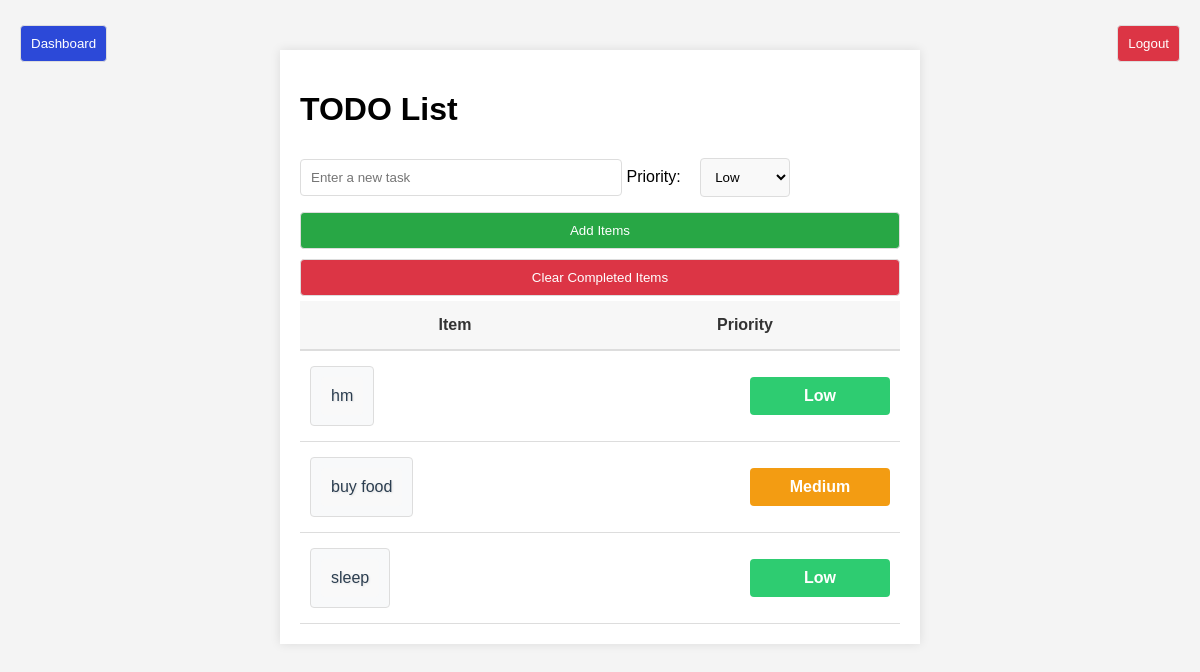
Page /index/1 on the committed database.
### models.py (models this page shows, shortened)
class Todo(db.Model):
    todo_id=db.Column(db.Integer,primary_key=True)
    title=db.Column(db.String(200))
    completed=db.Column(db.Boolean,default=False)
    user_id=db.Column(db.Integer)
    clear=db.Column(db.Boolean,default=False)
    priority =db.Column(db.String(20))

### app.py (the view)
@app.route('/index/<int:user_id>')
def index(user_id):
    todos = Todo.query.filter_by(user_id=user_id).filter_by(clear=False).all()
    return render_template('index.html', todos=todos,user_id=user_id)

### templates/index.html (shortened to what this page needs)
{% extends 'base.html' %}
{% block content %}
<h1>TODO List</h1>
<form action="{{ url_for('add_todo' , user_id=user_id) }}" method="POST">
    <input type="text" name="title" placeholder="Enter a new task" autofocus>
    <label for="priority">Priority:</label>
    <select name="priority" class="priority-dropdown">
        <option value="Low">Low</option>
    </select>
    <button type="submit" class ="add">Add Items</button>
</form>
<a href="{{ url_for('clear_all',user_id=user_id) }}"><button class="clear">Clear Completed Items</button></a>
<ul class="todo-list">
    <li class="todo-header">
        <div class="header-item">Item</div>
        <div class="header-priority">Priority</div>
    </li>
    {% for todo in todos %}
    <li class="todo-item">
        <a href="{{ url_for('complete_todo', todo_id=todo.todo_id, user_id=user_id) }}">
            <button class="text1">
            <div class="item-text">
                {% if todo.completed %}
                <strike>{{ todo.title }}</strike>
                {% else %}
                {{ todo.title }}
                {% endif %}
            </div>
        </button>
        </a>
        <div class="item-priority {% if todo.priority == 'Low' %}low{% elif todo.priority == 'Medium' %}medium{% elif todo.priority == 'High' %}high{% endif %}">
            {{ todo.priority }}
        </div>
    </li>
    {% endfor %}
</ul>
{% endblock %}

### templates/base.html (shortened to what this page needs)
<!DOCTYPE html>
<html lang="en">
<head>
    <link rel="stylesheet" href="{{ url_for('static', filename='styles.css') }}">
</head>
<body>
    <div class="logout-container">
        <a href="{{ url_for('main') }}"><button class="logout">Logout</button></a>
    </div>
    <div class="dashboard-container">
        <a href="{{ url_for('dashboard',user_id=user_id) }}"><button class="dashboard">Dashboard</button></a>
    </div>
    <div class="container">
        {% block content %}{% endblock %}
    </div>
</body>
</html>

### static/styles.css (style rules this page uses)
body { font-family: Arial, sans-serif; background-color: #f4f4f4; margin: 0; padding: 0; }
.logout-container { position: fixed; top: 20px; right: 20px; z-index: 1000; }
.dashboard-container { position: fixed; top: 20px; left: 20px; z-index: 1000; }
.priority-dropdown { border-radius: 4px; background-color: #f9f9f9; padding: 10px; margin: 10px 0; margin-left: 15px; border: 1px solid #ddd; border-radius: 4px; }
.container { width: 50%; margin: 50px auto; padding: 20px; background: #fff; box-shadow: 0 0 10px rgba(0, 0, 0, 0.1); }
h1 { margin-bottom: 20px; }
input[type="text"] { width: 50%; padding: 10px; margin: 5px 0; border: 1px solid #ddd; border-radius: 4px; }
.todo-list { list-style-type: none; padding: 0; margin: 0; border-collapse: collapse; }
.todo-item { display: flex; justify-content: space-between; align-items: center; padding: 10px; border-bottom: 1px solid #ddd; }
.todo-header { display: flex; justify-content: center; align-items: center; padding: 10px; background-color: #f7f7f7; border-bottom: 2px solid #ddd; font-weight: bold; }
.header-item, .header-priority { padding: 5px 10px; color: #333; text-align: center; width: 100%; }
.item-text { flex-grow: 1; font-size: 1.2em; color: #2c3e50; font-family: 'Poppins', sans-serif; padding: 10px; border-radius: 4px; background-color: #f9f9f9; transition: background-color 0.3s ease, color 0.3s ease, box-shadow 0.3s ease; text-shadow: 1px 1px 2px rgba(0, 0, 0, 0.1); }
.item-priority { background-color: #f0f0f0; border-radius: 4px; text-align: center; width: 100px; }
.item-text { flex-grow: 1; }
.item-priority { min-width: 100px; display: flex; align-items: center; justify-content: center; padding: 5px; border-radius: 4px; font-weight: bold; }
.low { background-color: #2ecc71; color: white; display: inline-block; padding: 10px 20px; border-radius: 4px; text-align: center; }
.medium { background-color: #f39c12; color: white; display: inline-block; padding: 10px 20px; border-radius: 4px; text-align: center; }
button.text1 { margin: 5px 0; padding: 10px; background-color: #f8f9fa; border: 1px solid #ddd; border-radius: 4px; cursor: pointer; width: 100%; }
button.logout { margin: 5px 0; padding: 10px; background-color: #dc3545; color: white; border: 1px solid #ddd; border-radius: 4px; cursor: pointer; }
button.dashboard { margin: 5px 0; padding: 10px; background-color: #2c49d8; color: white; border: 1px solid #ddd; border-radius: 4px; cursor: pointer; }
button.add { background-color: #28a745; color: white; cursor: pointer; width: 100%; padding: 10px; margin: 5px 0; border: 1px solid #ddd; border-radius: 4px; }
button.clear { padding: 10px; background-color: #dc3545; color: white; border-radius: 10px; width: 100%; padding: 10px; margin: 5px 0; border: 1px solid #ddd; border-radius: 4px; }
ul { list-style-type: none; padding: 0; }

### rows in the picture
Todo: title "hm", priority "Low"
Todo: title "buy food", priority "Medium"
Todo: title "sleep", priority "Low"
